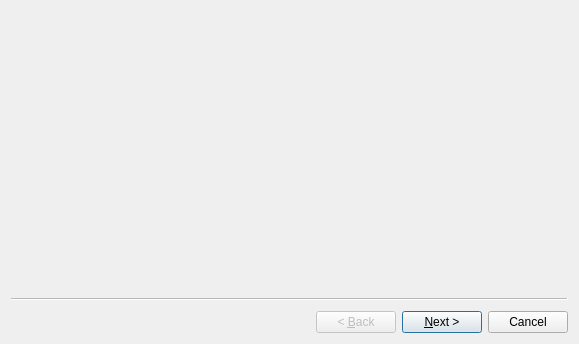
<?xml version="1.0" encoding="UTF-8"?>
<ui version="4.0">
 <class>MTWizardAddNym</class>
 <widget class="QWizard" name="MTWizardAddNym">
  <property name="geometry">
   <rect>
    <x>0</x>
    <y>0</y>
    <width>579</width>
    <height>344</height>
   </rect>
  </property>
  <property name="windowTitle">
   <string>Wizard</string>
  </property>
  <widget class="MTPageAcct_Name" name="wizardPage1"/>
  <widget class="MTPageNym_Keysize" name="wizardPage2"/>
  <widget class="MTPageNym_Authority" name="wizardPage3"/>
  <widget class="MTPageNym_Source" name="wizardPage4"/>
  <widget class="MTPageNym_AltLocation" name="wizardPage5"/>
 </widget>
 <customwidgets>
  <customwidget>
   <class>MTPageAcct_Name</class>
   <extends>QWizardPage</extends>
   <header>gui/widgets/pageacct_name.hpp</header>
   <container>1</container>
  </customwidget>
  <customwidget>
   <class>MTPageNym_Keysize</class>
   <extends>QWizardPage</extends>
   <header>gui/widgets/pagenym_keysize.hpp</header>
   <container>1</container>
  </customwidget>
  <customwidget>
   <class>MTPageNym_Authority</class>
   <extends>QWizardPage</extends>
   <header>gui/widgets/pagenym_authority.hpp</header>
   <container>1</container>
  </customwidget>
  <customwidget>
   <class>MTPageNym_Source</class>
   <extends>QWizardPage</extends>
   <header>gui/widgets/pagenym_source.hpp</header>
   <container>1</container>
  </customwidget>
  <customwidget>
   <class>MTPageNym_AltLocation</class>
   <extends>QWizardPage</extends>
   <header>gui/widgets/pagenym_altlocation.hpp</header>
   <container>1</container>
  </customwidget>
 </customwidgets>
 <resources/>
 <connections/>
</ui>
